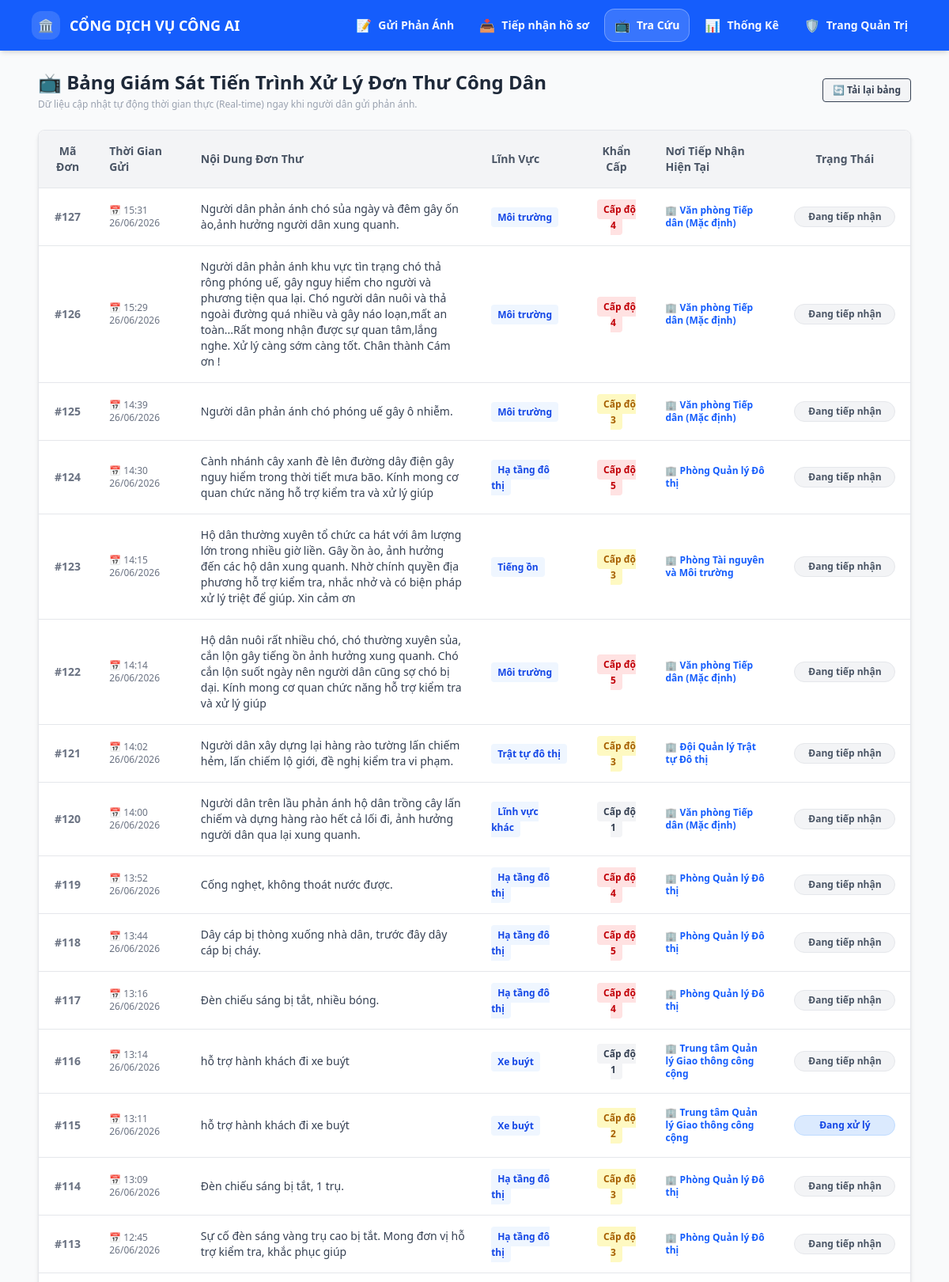
The page /monitor (upper part) on the database its author committed.
### tables this page shows
CREATE TABLE phan_anh (
                        id INTEGER PRIMARY KEY AUTOINCREMENT,
                        noi_dung TEXT,
                        file_dinh_kem TEXT,
                        dia_chi TEXT,
                        ten_nguoi_gui TEXT,
                        sdt TEXT,
                        linh_vuc TEXT,
                        tu_khoa TEXT,
                        sac_thai TEXT,
                        do_khan_cap INTEGER,
                        phong_ban_id INTEGER,
                        trang_thai TEXT,
                        ngay_gui TEXT,
                        trang_thai_duyet TEXT DEFAULT 'Cho_tiep_nhan', ly_do_xoa TEXT, giai_thich_xoa TEXT, ngay_xoa TEXT, lat REAL, lng REAL);

CREATE TABLE config_phong_ban (
                        id INTEGER PRIMARY KEY AUTOINCREMENT,
                        ten_phong TEXT,
                        linh_vuc_phu_trach TEXT UNIQUE);

### app.py (the view)
@app.route('/monitor')
def page_monitor():
    conn = sqlite3.connect(DB_FILE)
    cursor = conn.cursor()
    cursor.execute("""
        SELECT pa.id, pa.noi_dung, pa.file_dinh_kem, pa.dia_chi, pa.ten_nguoi_gui, pa.sdt,
               pa.linh_vuc, pa.sac_thai, pa.do_khan_cap, pa.trang_thai, pa.phong_ban_id,
               pa.ngay_gui, pb.ten_phong, pa.ly_do_xoa, pa.giai_thich_xoa
        FROM phan_anh pa
        LEFT JOIN config_phong_ban pb ON pa.phong_ban_id = pb.id
        WHERE trang_thai_duyet != 'Cho_tiep_nhan'
        ORDER BY pa.id DESC
    """)
    list_phan_anh = cursor.fetchall()
    conn.close()
    return render_template('monitor.html', list_phan_anh=list_phan_anh)

### templates/monitor.html (shortened to what this page needs)
{% extends "layout.html" %}
{% block content %}
<div class="flex justify-between items-center mb-6">
    <div>
        <h2 class="text-2xl font-bold text-gray-800">📺 Bảng Giám Sát Tiến Trình Xử Lý Đơn Thư Công Dân</h2>
        <p class="text-xs text-gray-400 mt-1">Dữ liệu cập nhật tự động thời gian thực (Real-time) ngay khi người dân gửi
            phản ánh.</p>
    </div>
    <button onclick="window.location.reload()"
        class="bg-gray-100 hover:bg-gray-200 text-gray-700 font-semibold py-1.5 px-3 rounded text-xs transition border">
        🔄 Tải lại bảng
    </button>
</div>
<div class="bg-white rounded-lg shadow-md overflow-hidden border border-gray-200">
    <table class="w-full text-left border-collapse">
        <thead>
            <tr class="bg-gray-100 border-b border-gray-200 text-gray-600 font-medium text-sm">
                <th class="p-4 text-center">Mã Đơn</th>
                <th class="p-4">Thời Gian Gửi</th>
                <th class="p-4 w-1/3">Nội Dung Đơn Thư</th>
                <th class="p-4">Lĩnh Vực</th>
                <th class="p-4 text-center">Khẩn Cấp</th>
                <th class="p-4">Nơi Tiếp Nhận Hiện Tại</th>
                <th class="p-4 text-center">Trạng Thái</th>
            </tr>
        </thead>
        <tbody id="live-table-body" class="divide-y divide-gray-200">
            {% for row in list_phan_anh %}
            <tr class="hover:bg-gray-50 text-sm transition-all duration-300">
                <td class="p-4 font-bold text-gray-500 text-center">#{{ row[0] }}</td>
                <td class="p-4 text-xs text-gray-500 font-medium">📅 {{ row[11] }}</td>
                <td class="p-4 text-gray-700 font-medium max-w-xs">{{ row[1] }}</td>
                <td class="p-4">
                    <span class="bg-blue-50 text-blue-700 px-2 py-1 rounded text-xs font-semibold">{{ row[6] }}</span>
                </td>
                <td class="p-4 text-center">
                    <span class="px-2 py-1 rounded text-xs font-bold
                {% if row[8] and row[8] >= 4 %} bg-red-100 text-red-700
                {% elif row[8] and row[8] >= 2 %} bg-yellow-100 text-yellow-700
                {% else %} bg-gray-100 text-gray-700 {% endif %}">
                        Cấp độ {{ row[8] }}
                    </span>
                </td>
                <td class="p-4 text-gray-700 font-semibold text-xs">
                    <span class="text-blue-600">🏢 {{ row[12] if row[12] else "Văn phòng Tiếp dân" }}</span>
                </td>
                <td class="p-4 text-center">
                    {% set status = row[9] | trim if row[9] else "Đang tiếp nhận" %}
                    <span class="px-3 py-1 rounded-full text-xs font-bold inline-block w-32 text-center transition-all duration-300
                     {% if status == 'Chờ xử lý' %}
                    bg-amber-100 text-amber-700 border border-amber-200
                     {% elif status == 'Đang xử lý' %}
                    bg-blue-100 text-blue-700 border border-blue-200
                     {% elif status == 'Đã hoàn thành' %}
                    bg-emerald-100 text-emerald-700 border border-emerald-200
                     {% elif row|length > 13 and row[13] %}
                    bg-red-100 text-red-700 border border-red-200
                    {% else %}
                     bg-gray-100 text-gray-600 border border-gray-200
                    {% endif %}">
                        {{ status }}
                    </span>
                </td>
            </tr>
            {% endfor %}
        </tbody>
    </table>
</div>
{% endblock %}

### rows shown on the page
phan_anh: id "127", ngay_gui "15:31 26/06/2026", noi_dung "Người dân phản ánh chó sủa ngày và đêm gây ốn ào,ảnh hưởng người dân xung quanh.", linh_vuc "Môi trường", do_khan_cap "4", ten_phong "Văn phòng Tiếp dân (Mặc định)", status "Đang tiếp nhận"
phan_anh: id "126", ngay_gui "15:29 26/06/2026", noi_dung "Người dân phản ánh khu vực tìn trạng chó thả rông phóng uế, gây nguy hiểm cho người và phương tiện qua lại. Chó người dân nuôi và thả ngoài đường quá nhiều và gây náo loạn,mất an toàn...Rất mong nhận được sự quan tâm,lắng nghe. Xử lý càng sớm càng tốt. Chân thành Cám ơn !", linh_vuc "Môi trường", do_khan_cap "4", ten_phong "Văn phòng Tiếp dân (Mặc định)", status "Đang tiếp nhận"
phan_anh: id "125", ngay_gui "14:39 26/06/2026", noi_dung "Người dân phản ánh chó phóng uế gây ô nhiễm.", linh_vuc "Môi trường", do_khan_cap "3", ten_phong "Văn phòng Tiếp dân (Mặc định)", status "Đang tiếp nhận"
phan_anh: id "124", ngay_gui "14:30 26/06/2026", noi_dung "Cành nhánh cây xanh đè lên đường dây điện gây nguy hiểm trong thời tiết mưa bão. Kính mong cơ quan chức năng hỗ trợ kiểm tra và xử lý giúp", linh_vuc "Hạ tầng đô thị", do_khan_cap "5", ten_phong "Phòng Quản lý Đô thị", status "Đang tiếp nhận"
phan_anh: id "123", ngay_gui "14:15 26/06/2026", noi_dung "Hộ dân thường xuyên tổ chức ca hát với âm lượng lớn trong nhiều giờ liền. Gây ồn ào, ảnh hưởng đến các hộ dân xung quanh. Nhờ chính quyền địa phương hỗ trợ kiểm tra, nhắc nhở và có biện pháp xử lý triệt để giúp. Xin cảm ơn", linh_vuc "Tiếng ồn", do_khan_cap "3", ten_phong "Phòng Tài nguyên và Môi trường", status "Đang tiếp nhận"
phan_anh: id "122", ngay_gui "14:14 26/06/2026", noi_dung "Hộ dân nuôi rất nhiều chó, chó thường xuyên sủa, cắn lộn gây tiếng ồn ảnh hưởng xung quanh. Chó cắn lộn suốt ngày nên người dân cũng sợ chó bị dại. Kính mong cơ quan chức năng hỗ trợ kiểm tra và xử lý giúp", linh_vuc "Môi trường", do_khan_cap "5", ten_phong "Văn phòng Tiếp dân (Mặc định)", status "Đang tiếp nhận"
phan_anh: id "121", ngay_gui "14:02 26/06/2026", noi_dung "Người dân xây dựng lại hàng rào tường lấn chiếm hẻm, lấn chiếm lộ giới, đề nghị kiểm tra vi phạm.", linh_vuc "Trật tự đô thị", do_khan_cap "3", ten_phong "Đội Quản lý Trật tự Đô thị", status "Đang tiếp nhận"
phan_anh: id "120", ngay_gui "14:00 26/06/2026", noi_dung "Người dân trên lầu phản ánh hộ dân trồng cây lấn chiếm và dựng hàng rào hết cả lối đi, ảnh hưởng người dân qua lại xung quanh.", linh_vuc "Lĩnh vực khác", do_khan_cap "1", ten_phong "Văn phòng Tiếp dân (Mặc định)", status "Đang tiếp nhận"
phan_anh: id "119", ngay_gui "13:52 26/06/2026", noi_dung "Cống nghẹt, không thoát nước được.", linh_vuc "Hạ tầng đô thị", do_khan_cap "4", ten_phong "Phòng Quản lý Đô thị", status "Đang tiếp nhận"
phan_anh: id "118", ngay_gui "13:44 26/06/2026", noi_dung "Dây cáp bị thòng xuống nhà dân, trước đây dây cáp bị cháy.", linh_vuc "Hạ tầng đô thị", do_khan_cap "5", ten_phong "Phòng Quản lý Đô thị", status "Đang tiếp nhận"
phan_anh: id "117", ngay_gui "13:16 26/06/2026", noi_dung "Đèn chiếu sáng bị tắt, nhiều bóng.", linh_vuc "Hạ tầng đô thị", do_khan_cap "4", ten_phong "Phòng Quản lý Đô thị", status "Đang tiếp nhận"
phan_anh: id "116", ngay_gui "13:14 26/06/2026", noi_dung "hỗ trợ hành khách đi xe buýt", linh_vuc "Xe buýt", do_khan_cap "1", ten_phong "Trung tâm Quản lý Giao thông công cộng", status "Đang tiếp nhận"
phan_anh: id "115", ngay_gui "13:11 26/06/2026", noi_dung "hỗ trợ hành khách đi xe buýt", linh_vuc "Xe buýt", do_khan_cap "2", ten_phong "Trung tâm Quản lý Giao thông công cộng", trang_thai "Đang xử lý"
phan_anh: id "114", ngay_gui "13:09 26/06/2026", noi_dung "Đèn chiếu sáng bị tắt, 1 trụ.", linh_vuc "Hạ tầng đô thị", do_khan_cap "3", ten_phong "Phòng Quản lý Đô thị", status "Đang tiếp nhận"
phan_anh: id "113", ngay_gui "12:45 26/06/2026", noi_dung "Sự cố đèn sáng vàng trụ cao bị tắt. Mong đơn vị hỗ trợ kiểm tra, khắc phục giúp", linh_vuc "Hạ tầng đô thị", do_khan_cap "3", ten_phong "Phòng Quản lý Đô thị", status "Đang tiếp nhận"
